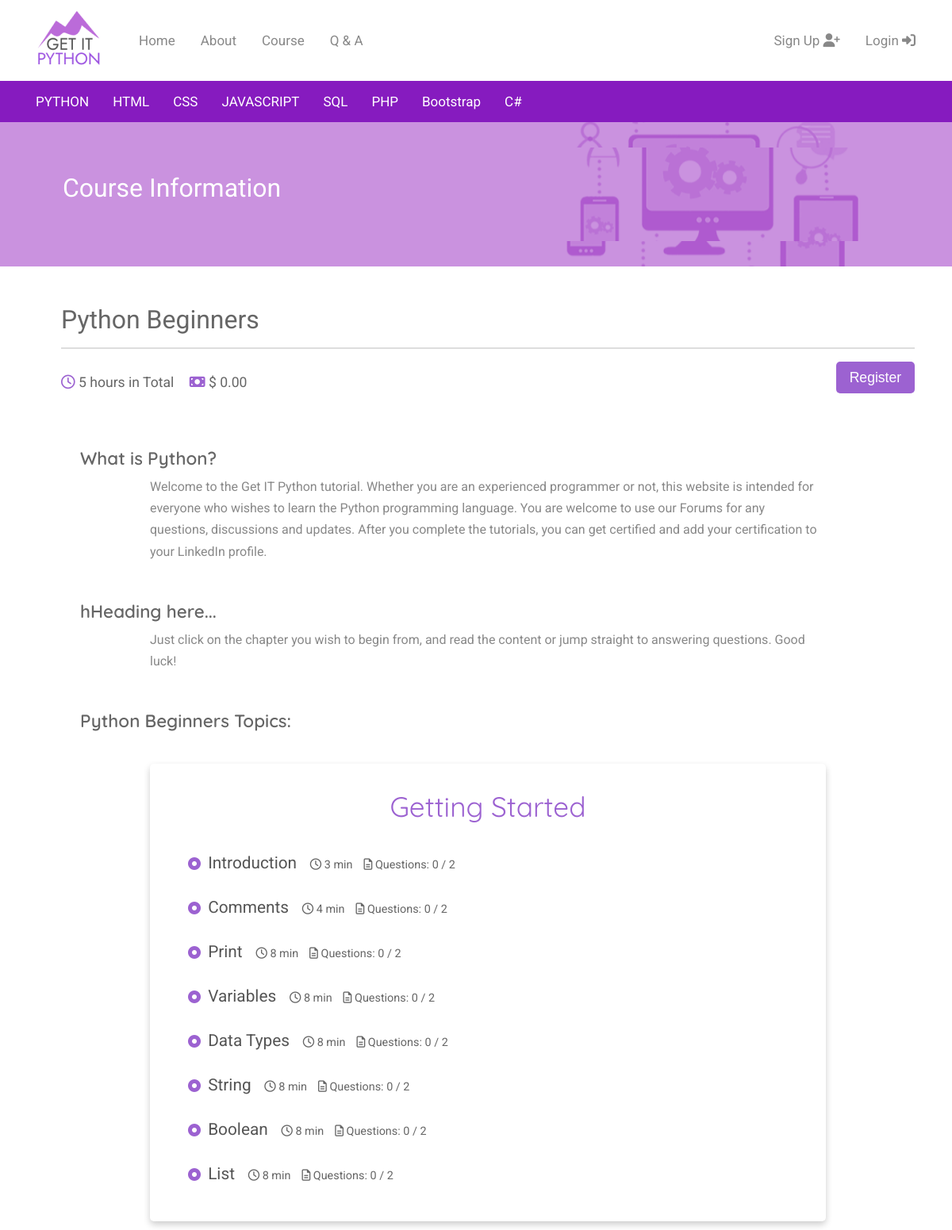
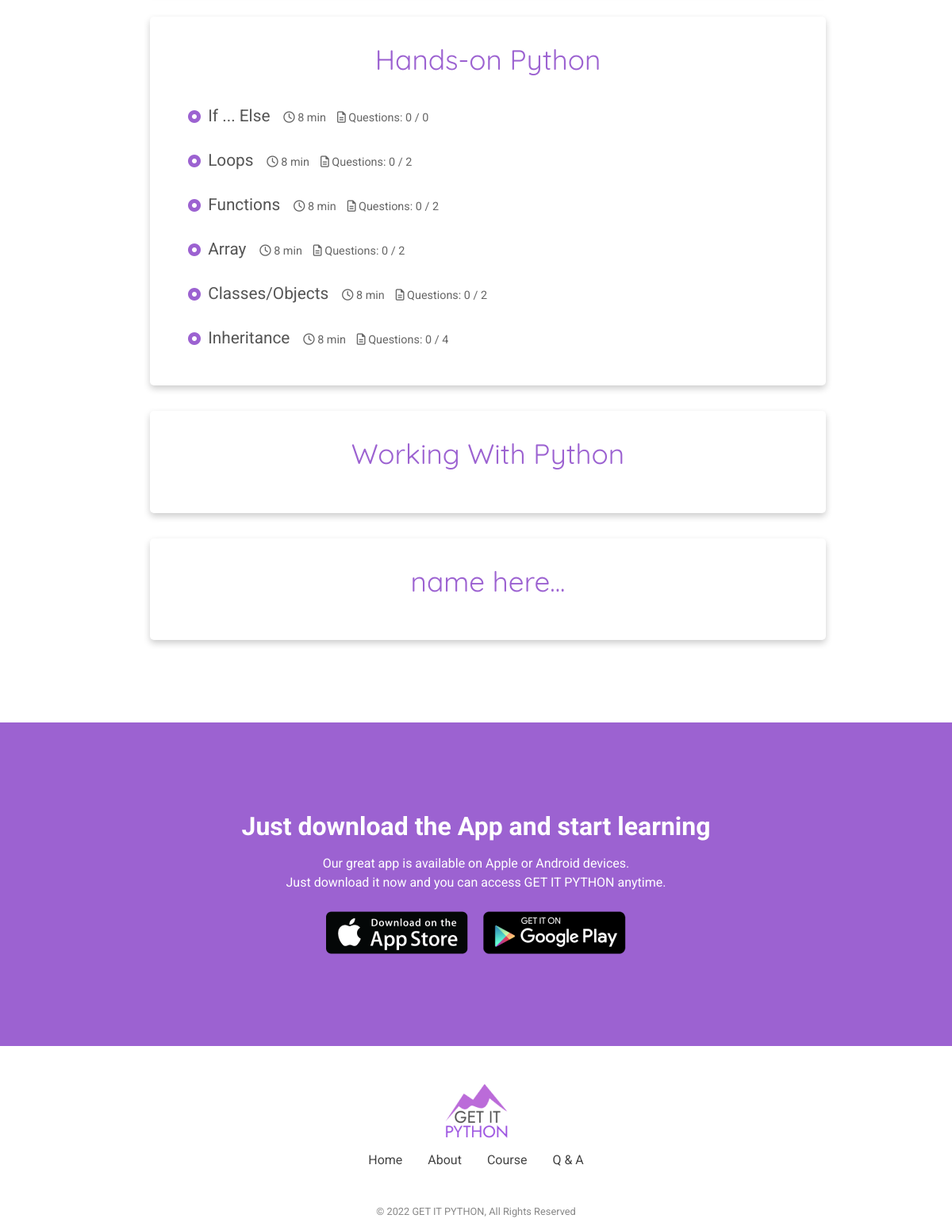
The app's page /course/courses/1/ with its own data (2 pictures, top to bottom).
### courses/models.py (models this page shows, shortened)
class Course(models.Model):
    name = models.CharField(max_length=50)
    whatHeading = models.CharField(max_length=150, default="wHeading here...")
    whatDescription = models.TextField(max_length=500, default="wDescription here...")
    howHeading = models.CharField(max_length=150, default="hHeading here...")
    howDescription = models.TextField(max_length=500, default="hDescription here...")
    price = models.DecimalField(max_digits=10, decimal_places=2, default=10.00)
    template_user_result = models.SmallIntegerField(default=0)

class Topic(models.Model):
    course = models.ForeignKey(Course, on_delete= models.CASCADE)
    name = models.CharField(max_length=50, default="name here...")
    intro = models.TextField(max_length=500, default="intro here...")

class Content(models.Model):
    topic = models.ForeignKey(Topic, on_delete= models.CASCADE, default=4)
    name = models.CharField(max_length=50, default="name here...")
    explanation = models.TextField(max_length=500, default="explanation here...")
    example = models.TextField(max_length=500, default="example here...")
    minutesToComplete = models.SmallIntegerField(default=8)
    template_user_result = models.SmallIntegerField(default=0)
    @property
    def count_questions(self):
        return Question.objects.filter(content = self).count()

### courses/views.py (the view)
# urls.py: path("courses/<int:pk>/", CourseDetailView.as_view(), name="course_detail"),
class CourseDetailView(DetailView):
    model = Course
    template_name = "courses/course_detail.html"
    def get(self, request, pk):
        course = Course.objects.get(id=pk)
        topics = Topic.objects.filter(course=course).all()
        contents = Content.objects.filter(topic__course__pk=pk).all()
        print('request.user = ', request.user)
        if request.user.is_authenticated:
            user_results = Result.objects.filter(user=request.user, result=True).all()
            for c in contents:
                c.template_user_result = 0
                for a in user_results:
                    if a.question.content == c:
                        c.template_user_result += 1
            context = {'course': course, 'topics': topics, 'contents': contents, 'user_results': user_results}
        else:
            context = {'course': course, 'topics': topics, 'contents': contents}
        return render(request, 'courses/course_detail.html', context)

### courses/templates/courses/course_detail.html (shortened to what this page needs)
{% extends 'courses/course_base.html' %}
{% block course_header %}
    <div class="course_header_container">
        <div class="container">
            <div class="course_header_container">
                <div>
                    <h1 class="course_heading_white">Course Information</h1>
                </div>
            </div>
        </div>
    </div>
{% endblock %}
{% block course_content %}
<section class="container">
    <div class="course_container">
        <div class="course_content_container">
            <div class="course_course_intro_container">
                <h1 class="course_heading">{{ course.name }}</h1>
                <p class="course_border"><p>
                <button class="button_course_register" id="enrol_{{course.id}}" type="button" value="True">
                    Register
                </button>
                <p class="course_price">
                    <span class="container_responsive" style="padding-right:15px">
                        <i class="far fa-clock" id="purple"></i> 5 hours in Total
                    </span>
                    <span>
                        <i class="fas fa-money-bill" id="purple"></i> $ {{ course.price }}
                    </span>
                </p>
            </div>
            <h2 class="course_detail_title"> {{ course.whatHeading }} </h2>
            <p class="course_detail_p"> {{ course.whatDescription }} </p>
            <h2 class="course_detail_title"> {{ course.howHeading }}</h2>
            <p class="course_detail_p"> {{ course.howDescription }} </p>
            <h2 class="course_detail_title" style="margin-bottom:10px">{{ course.name }} Topics:</h2>
            <div class="course_detail_flex">
                {% for topic in topics %}
                    {% include 'components/topic_card.html' %}
                {% endfor topic %}
    </div>
</section>
{% endblock course_content %}

### courses/templates/components/topic_card.html
<div class="card_course_topic_container">
    <h3 class="topic_name">
        <a href="{% url 'topic_detail' pk=topic.id %}"> {{topic.name}}</a>
    </h3>
    {% for content in contents %}
    {% if content.topic == topic %}
        <div class="topic_container">
            <div class="container_responsive">
                <i class="fas fa-dot-circle" id="purple"></i>
                <p class="topic_cont_name">&nbsp;{{content.name}}</p>
            </div>
            <span class="topic_cont_detail">
                <i class="far fa-clock"></i> {{ content.minutesToComplete }} min</span>
            <span class="topic_cont_detail" style="padding-left:10px">
                <i class="far fa-file-alt"></i> Questions: {{ content.template_user_result }} / {{ content.count_questions }}</span>
        </div>
	{% endif %}
{% endfor content %}
</div>

### static/css/main.css (style rules this page uses)
* { margin: 0; padding: 0; box-sizing: border-box; }
body { font-family: Roboto, Arial, Helvetica, sans-serif; }
h3 { font-size: 35px; }
a { text-decoration: none; }
.container { padding-right: 15px; padding-left: 15px; margin-right: auto; margin-left: auto; }
button { border: none; border-radius: .3rem; transition-duration: 0.3s; }
@media (min-width: 768px) { .container { width: 750px; } }
@media (min-width: 992px) { .container { width: 970px; } }
@media (min-width: 1200px) { .container { width: 1170px; } }

### static/css/courses.css (style rules this page uses)
.course_container { padding: 3rem 3rem; margin-bottom: 1.5rem; }
.course_header_container { padding: 1rem 0 0 0; background-image: url("/static/images/course_background.png"); background-repeat: no-repeat; background-position: center; background-color: #CA92DF; }
.course_header_container { padding: 2rem; height: auto; }
@media screen and (max-width: 1200px) { .course_container { padding: 3rem 2rem; } }
.course_heading_white { color: #FFFFFF; font-family: Roboto, Arial, Helvetica, sans-serif; font-weight: 400; font-size: 2rem; margin-bottom: 1rem; }
.course_heading { color: #666666; font-family: Roboto, Arial, Helvetica, sans-serif; font-weight: 400; font-size: 2rem; margin-bottom: 1rem; }
.course_border { width: 100%; height: auto; border-bottom: 2px solid #dddddd; margin-bottom: 1rem; }
.button_course_register { text-decoration: none; width: 6.2rem; height: 2.5rem; color: #FFFFFF; background-color: #9C62D1; border-radius: 5px; font-size: 1.1rem; float: right; }
.course_content_container { width: 100%; }
.course_course_intro_container { display: block; margin-bottom: 4rem; }
.course_price { font-family: Roboto, Arial, Helvetica, sans-serif; font-weight: 400; font-size: 1.1rem; color: #666666; padding-top: 1rem; }
.course_detail_title { font-family: Quicksand, 'Franklin Gothic Medium', 'Arial Narrow', Arial, sans-serif; font-weight: 600; font-size: 1.4rem; padding: .5rem 0 .5rem 1.5rem; color: #666666; }
.course_detail_p { color: #888888; font-size: 1rem; line-height: 1.7rem; padding: 0 7rem; margin-bottom: 2.5rem; }
.card_course_topic_container { box-shadow: 0 4px 8px 0 rgba(0, 0, 0, 0.2); transition: 0.3s; margin: 0 0 2rem 0; padding: 0 0 2rem 0; border-radius: 5px; max-width: 100%; margin: 2rem 7rem; }
.topic_name { font-family: Quicksand, 'Franklin Gothic Medium', 'Arial Narrow', Arial, sans-serif; font-weight: 400; text-align: center; font-size: 2.2rem; padding-top: 2rem; padding-bottom: 1.3rem; color: #9C62D1; }
.topic_name a { color: #9C62D1; text-decoration: none; }
.topic_container { width: 100%; padding: .5rem 3rem; display: block; }
.container_responsive { display: inline; }
.topic_cont_name { color: #555555; font-size: 1.3rem; font-family: Roboto, Arial, Helvetica, sans-serif; font-weight: 400; line-height: 2.5rem; display: inline; }
.topic_cont_detail { color: #666666; padding-left: .8rem; font-size: .9rem; }

### static/css/forum.css (style rules this page uses)
#purple { color: #9C62D1; }

### records on screen
Course: name "Python Beginners", price "0.00", whatHeading "What is Python?", whatDescription "Welcome to the Get IT Python tutorial. Whether you are an experienced programmer or not, this website is intended for everyone who wishes to learn the Python programming language. You are welcome to use our Forums for any questions, discussions and updates. After you complete the tutorials, you can get certified and add your certification to your LinkedIn profile.", howHeading "hHeading here...", howDescription "Just click on the chapter you wish to begin from, and read the content or jump straight to answering questions. Good luck!"
Topic: name "Getting Started"
Content: name "Introduction", minutesToComplete "3", template_user_result "0", count_questions "2"
Content: name "Comments", minutesToComplete "4", template_user_result "0", count_questions "2"
Content: name "Print", minutesToComplete "8", template_user_result "0", count_questions "2"
Content: name "Variables", minutesToComplete "8", template_user_result "0", count_questions "2"
Content: name "Data Types", minutesToComplete "8", template_user_result "0", count_questions "2"
Content: name "String", minutesToComplete "8", template_user_result "0", count_questions "2"
Content: name "Boolean", minutesToComplete "8", template_user_result "0", count_questions "2"
Content: name "List", minutesToComplete "8", template_user_result "0", count_questions "2"
Topic: name "Hands-on Python"
Content: name "If ... Else", minutesToComplete "8", template_user_result "0", count_questions "0"
Content: name "Loops", minutesToComplete "8", template_user_result "0", count_questions "2"
Content: name "Functions", minutesToComplete "8", template_user_result "0", count_questions "2"
Content: name "Array", minutesToComplete "8", template_user_result "0", count_questions "2"
Content: name "Classes/Objects", minutesToComplete "8", template_user_result "0", count_questions "2"
Content: name "Inheritance", minutesToComplete "8", template_user_result "0", count_questions "4"
Topic: name "Working With Python"
Topic: name "name here..."
